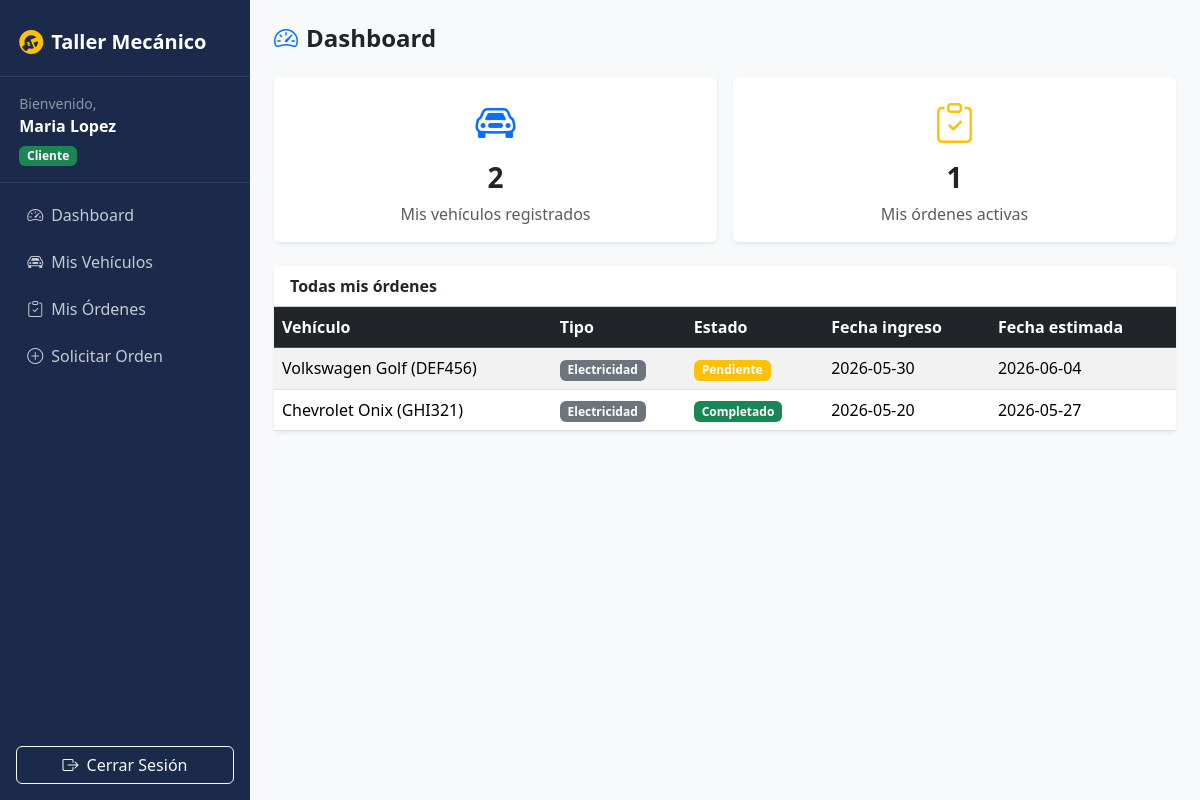
Before: /dashboard.php (signed in) with the older database file.
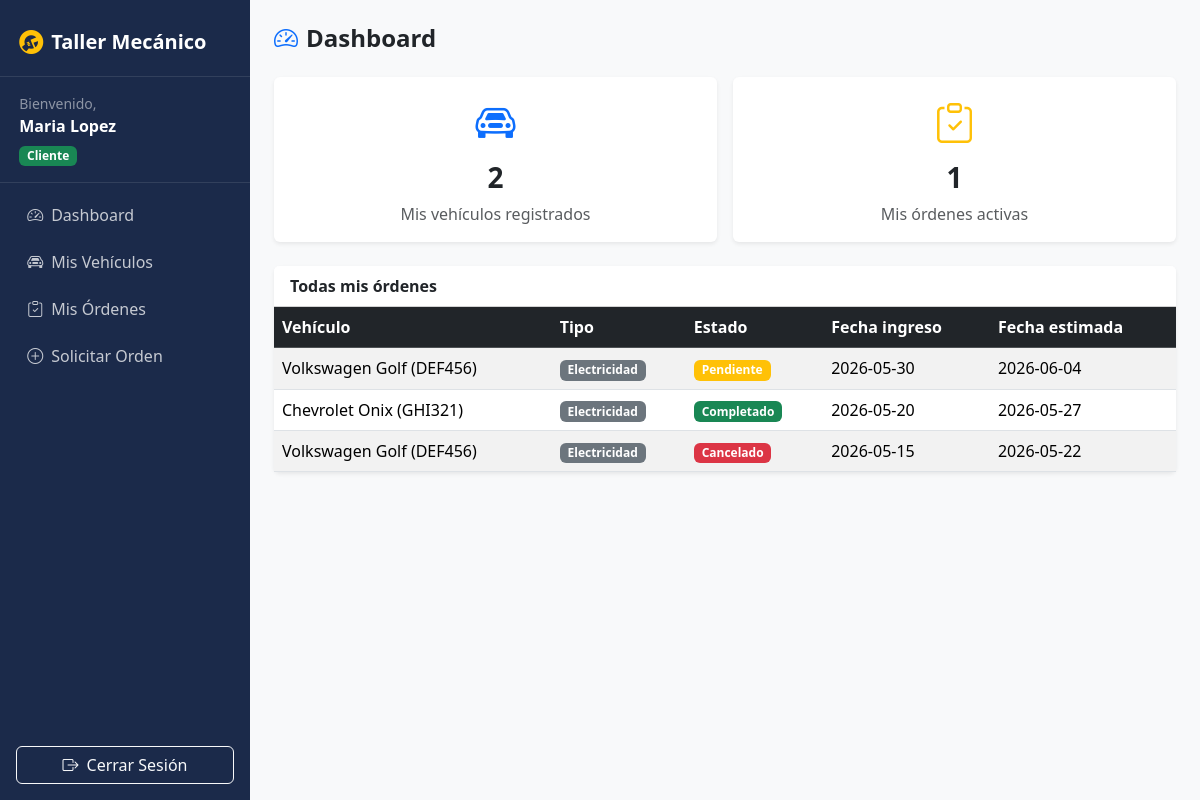
After: the same page with the newer database file.
### tables this page shows
CREATE TABLE ordenes_trabajo (
    id INT PRIMARY KEY AUTO_INCREMENT,
    id_vehiculo INT NOT NULL,
    id_cliente INT NOT NULL,
    id_trabajador INT NOT NULL,
    tipo ENUM('mecanica','electricidad') NOT NULL,
    descripcion TEXT NOT NULL,
    estado ENUM('pendiente','en_proceso','completado','cancelado') NOT NULL DEFAULT 'pendiente',
    fecha_ingreso DATE NOT NULL,
    fecha_estimada DATE NOT NULL,
    created_at TIMESTAMP DEFAULT CURRENT_TIMESTAMP,
    FOREIGN KEY (id_vehiculo) REFERENCES vehiculos(id),
    FOREIGN KEY (id_cliente) REFERENCES usuarios(id),
    FOREIGN KEY (id_trabajador) REFERENCES usuarios(id)
);

### dashboard.php (the view, shortened to what the changed rows need)
<?php
require_once 'consultas.php';
$conexion   = conexion();
$id_usuario = $_SESSION['id'];
?>
<?php include 'header.php'; ?>
<?php include 'menulateral.php'; ?>
<div class="container-fluid p-4">
    <?php if ($rol === 'admin'){ ?>
    <div class="row g-3 mb-4">
        <div class="col-6 col-md-3">
            <div class="card border-0 shadow-sm text-center h-100">
                <div class="card-body">
                    <i class="bi bi-people fs-1 text-primary"></i>
                    <h3 class="fw-bold mt-2"><?php echo contarUsuarios($conexion); ?></h3>
                    <p class="text-muted mb-0">Total Usuarios</p>
                </div>
            </div>
        </div>
        <div class="col-6 col-md-3">
            <div class="card border-0 shadow-sm text-center h-100">
                <div class="card-body">
                    <i class="bi bi-car-front fs-1 text-success"></i>
                    <h3 class="fw-bold mt-2"><?php echo contarVehiculos($conexion); ?></h3>
                    <p class="text-muted mb-0">Total Vehículos</p>
                </div>
            </div>
        </div>
        <div class="col-6 col-md-3">
            <div class="card border-0 shadow-sm text-center h-100">
                <div class="card-body">
                    <i class="bi bi-hourglass-split fs-1 text-warning"></i>
                    <h3 class="fw-bold mt-2"><?php echo contarOrdenesPorEstado($conexion, 'pendiente'); ?></h3>
                    <p class="text-muted mb-0">Órdenes Pendientes</p>
                </div>
            </div>
        </div>
        <div class="col-6 col-md-3">
            <div class="card border-0 shadow-sm text-center h-100">
                <div class="card-body">
                    <i class="bi bi-check-circle fs-1 text-success"></i>
                    <h3 class="fw-bold mt-2"><?php echo contarOrdenesPorEstado($conexion, 'completado'); ?></h3>
                    <p class="text-muted mb-0">Órdenes Completadas</p>
                </div>
            </div>
        </div>
    </div>
    <div class="card border-0 shadow-sm">
        <div class="card-header bg-white fw-semibold">Próximas órdenes activas</div>
        <div class="card-body p-0">
            <div class="table-responsive">
                <table class="table table-striped table-hover mb-0">
                    <thead class="table-dark">
                        <tr><th>Cliente</th><th>Vehículo</th><th>Tipo</th><th>Estado</th><th>Fecha estimada</th></tr>
                    </thead>
                    <tbody>
                    <?php $res = proximasOrdenesActivas($conexion); while ($row = mysqli_fetch_array($res)) { ?>
                    <tr>
                        <td><?php echo $row['cliente']; ?></td>
                        <td><?php echo $row['vehiculo']; ?></td>
                        <td><span class="badge bg-<?php echo $row['tipo']==='mecanica'?'info text-dark':'secondary'; ?>"><?php echo ucfirst($row['tipo']); ?></span></td>
                        <td><?php echo badge_estado($row['estado']); ?></td>
                        <td><?php echo $row['fecha_estimada']; ?></td>
                    </tr>
                    <?php } ?>
                    </tbody>
                </table>
            </div>
        </div>
    </div>
    <?php } elseif ($rol === 'cliente'){ ?>
    <div class="card border-0 shadow-sm">
        <div class="card-body p-0">
            <div class="table-responsive">
                <table class="table table-striped table-hover mb-0">
                    <thead class="table-dark">
                        <tr><th>Vehículo</th><th>Tipo</th><th>Estado</th><th>Fecha ingreso</th><th>Fecha estimada</th></tr>
                    </thead>
                    <tbody>
                    <?php $res = todasOrdenesCliente($conexion, $id_usuario); while ($row = mysqli_fetch_array($res)) { ?>
                    <tr>
                        <td><?php echo $row['vehiculo']; ?></td>
                        <td><span class="badge bg-<?php echo $row['tipo']==='mecanica'?'info text-dark':'secondary'; ?>"><?php echo ucfirst($row['tipo']); ?></span></td>
                        <td><?php echo badge_estado($row['estado']); ?></td>
                        <td><?php echo $row['fecha_ingreso']; ?></td>
                        <td><?php echo $row['fecha_estimada']; ?></td>
                    </tr>
                    <?php } ?>
                    </tbody>
                </table>
            </div>
        </div>
    </div>
    <?php }; ?>
</div>
<?php include 'footer.php'; ?>

### consultas.php (shortened to what the changed rows need)
<?php
function badge_estado($estado) {
    $clases = ['pendiente'=>'warning','en_proceso'=>'primary','completado'=>'success','cancelado'=>'danger'];
    $labels = ['pendiente'=>'Pendiente','en_proceso'=>'En Proceso','completado'=>'Completado','cancelado'=>'Cancelado'];
    if (isset($clases[$estado])) {
        $clase = $clases[$estado];
    } else {
        $clase = 'secondary';
    }
    if (isset($labels[$estado])) {
        $label = $labels[$estado];
    } else {
        $label = $estado;
    }
    return "<span class=\"badge bg-{$clase}\">{$label}</span>";
}
function todasOrdenesCliente($conexion, $id_usuario) {
    $SQL = "SELECT ot.*, CONCAT(v.marca, ' ', v.modelo, ' (', v.patente, ')') AS vehiculo
        FROM ordenes_trabajo ot
        JOIN vehiculos v ON ot.id_vehiculo = v.id
        WHERE ot.id_cliente = $id_usuario
        ORDER BY ot.created_at DESC";
    $rs = mysqli_query($conexion, $SQL);
    return $rs;
}

Changed rows visible on the page:
added ordenes_trabajo: vehiculo "Volkswagen Golf (DEF456)", tipo "Electricidad", estado "Cancelado", fecha_ingreso "2026-05-15", fecha_estimada "2026-05-22"
